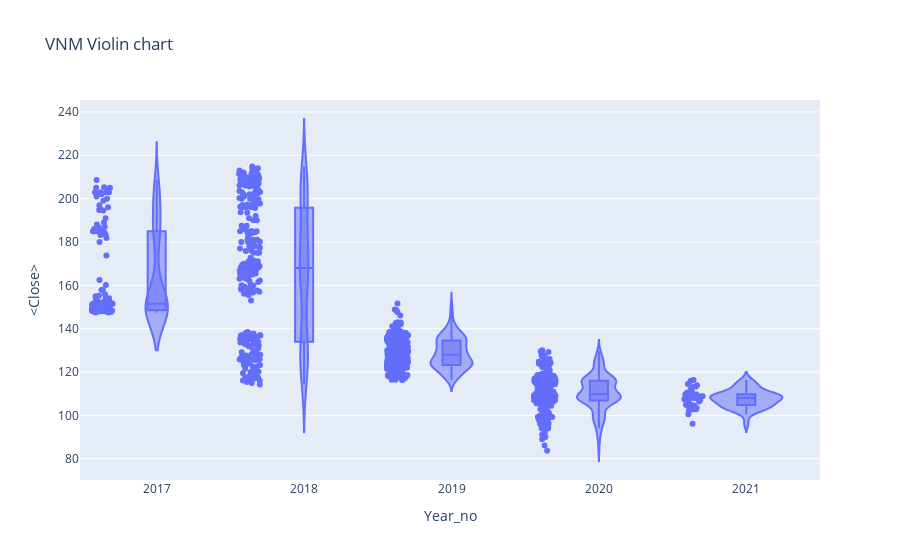

Source (notebook cell):
### Code cell
#px.violin(df_tips, y="tip", x="smoker", color="sex", box=True, points="all",
#          hover_data=df_tips.columns)

fig = go.Figure()
px.violin(df,x='Year_no',y='<Close>',box =True, points='all',
         hover_data=df.columns, title = 'VNM Violin chart')

### Figure 1 — Plotly figure (JSON) as saved in the notebook; plotly's stock layout.template omitted (floating-point values rounded to 4 significant figures; data arrays with more than 128 entries replaced by an {"elided": "..."} marker saying what was removed)
{"data": [{"alignmentgroup": "True", "box": {"visible": true}, "customdata": {"elided": "900x3 mixed values"}, "hovertemplate": "Year_no=%{x}<br><Close>=%{y}<br>datetime=%{customdata[0]}<br><Volume>=%{customdata[1]}<br>Period=%{customdata[2]}<extra></extra>", "legendgroup": "", "marker": {"color": "#636efa"}, "name": "", "offsetgroup": "", "orientation": "v", "points": "all", "scalegroup": "True", "showlegend": false, "type": "violin", "x": {"elided": "900 int values"}, "x0": " ", "xaxis": "x", "y": {"elided": "900 float values"}, "y0": " ", "yaxis": "y"}], "layout": {"legend": {"tracegroupgap": 0}, "title": {"text": "VNM Violin chart"}, "violinmode": "group", "xaxis": {"anchor": "y", "domain": [0, 1], "title": {"text": "Year_no"}}, "yaxis": {"anchor": "x", "domain": [0, 1], "title": {"text": "<Close>"}}}}
